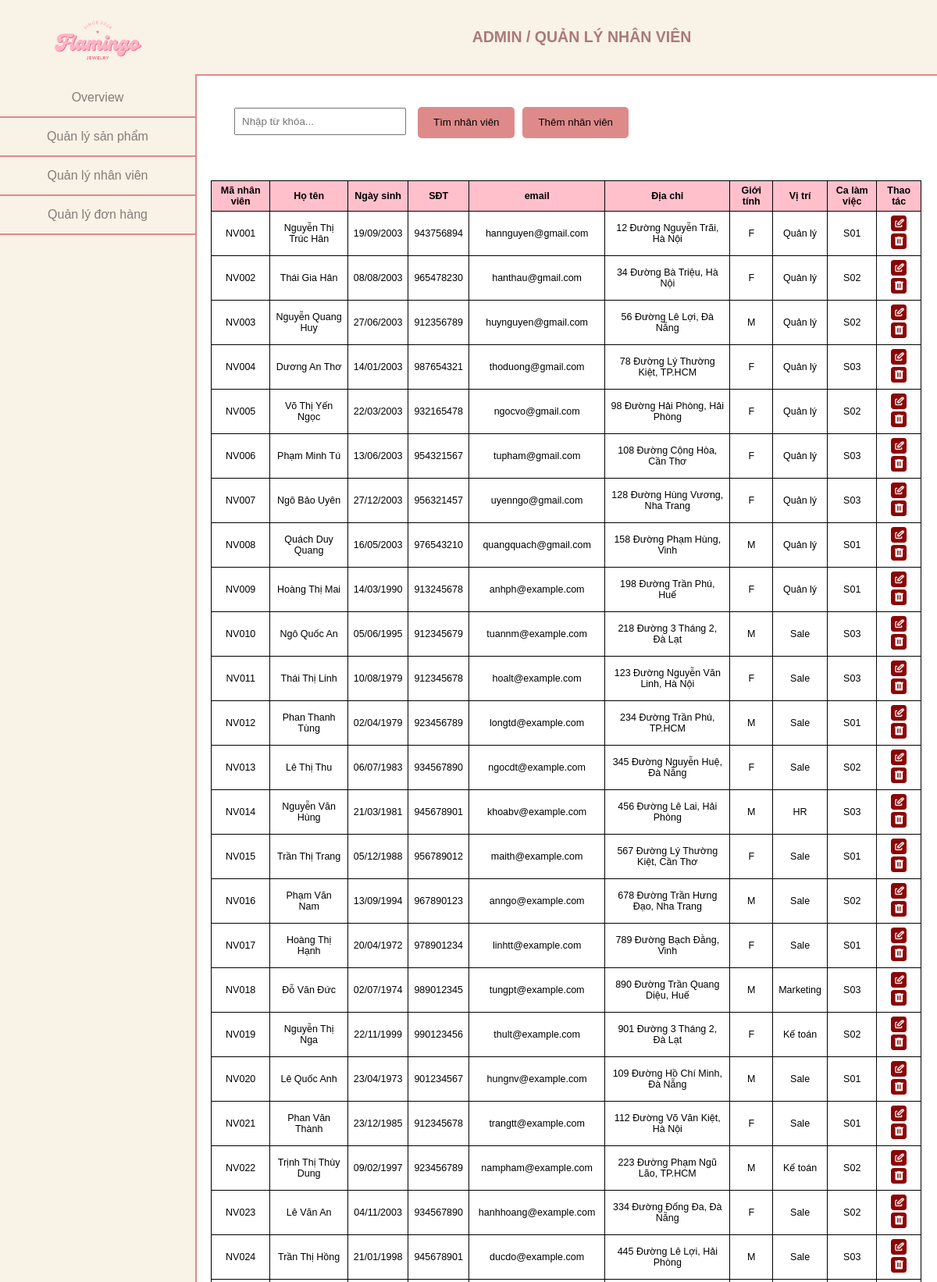
The page /Admin/QLNV.php (upper part) on the database its author committed.
### tables this page shows
CREATE TABLE `Employee` (
  `employeeID` varchar(10) NOT NULL,
  `name` varchar(100) DEFAULT NULL,
  `dateOfBirth` date DEFAULT NULL,
  `phoneNum` varchar(20) DEFAULT NULL,
  `email` varchar(30) DEFAULT NULL,
  `address` varchar(100) DEFAULT NULL,
  `gender` enum('M','F') DEFAULT NULL,
  `position` varchar(20) DEFAULT NULL,
  `shiftTime` varchar(3) DEFAULT NULL
);

### Admin/db_module.php (called while the page is built, shortened)
<?php
    function chayTruyVanTraVeDL($link, $q){
        $result = mysqli_query($link,$q);
        return $result;
    }

### Admin/NhanVien.php (the view, shortened to what this page needs)
<head>
    <link rel="stylesheet" type="text/css" href="form.css" />
</head>
<body>
    <div id="content">
        <div id="toolbar">
            <div id="search">
            <input type="text" id="searchInput" placeholder="Nhập từ khóa...">
            <button onclick="Search()">Tìm nhân viên</button>
            <button onclick="window.location.href='?opt=add_NV'">
                <p class="add-nv-text">Thêm nhân viên</p>
            </button>
            </div>
        </div>
        <?php
        require_once ("db_module.php");
        function view_NV()
        {
            $link = null;
            $sql = "SELECT employeeID, name, DATE_FORMAT(dateOfBirth, '%d/%m/%Y') as formattedDateOfBirth, phoneNum, email, address, gender, position, shiftTime FROM employee WHERE 1";
            $result = chayTruyVanTraVeDL($link, $sql);
            echo "<table width='100%' cellspacing='5' cellpadding='5' border='1' style='margin-bottom: 3%;margin-top: 2%' >";
            echo "<tr class='pink-row'>";
            echo "<th>Mã nhân viên</th>";
            echo "<th>Họ tên</th>";
            echo "<th>Ngày sinh</th>";
            echo "<th>SĐT</th>";
            echo "<th>email</th>";
            echo "<th>Địa chỉ</th>";
            echo "<th>Giới tính</th>";
            echo "<th>Vị trí</th>";
            echo "<th>Ca làm việc</th>";
            echo "<th>Thao tác</th>";
            echo "</tr>";
            while ($row = mysqli_fetch_assoc($result)) {
                echo "<tr>";
                echo "<td>" . $row["employeeID"] . "</td>";
                echo "<td>" . $row["name"] . "</td>";
                echo "<td>" . $row["formattedDateOfBirth"] . "</td>";
                echo "<td>" . $row["phoneNum"] . "</td>";
                echo "<td>" . $row["email"] . "</td>";
                echo "<td>" . $row["address"] . "</td>";
                echo "<td>" . $row["gender"] . "</td>";
                echo "<td>" . $row["position"] . "</td>";
                echo "<td>" . $row["shiftTime"] . "</td>";
                echo "<td><a href='?opt=edit_NV&employeeID=" . $row["employeeID"] . "'><img src='Picture/Group 17.png' alt='Sửa' style='width: 20px; height: 20px;'></a> <a href='?opt=del_NV&employeeID=" . $row["employeeID"] . "' onclick='return confirmDel()'><img src='Picture/Group 18.png' alt='Xóa' style='width: 20px; height: 20px;'></a></td>";
                echo "</tr>";
            }
            echo "</table>";
        }
            ?>
                    <?php
        if (isset($_GET["opt"])) {
            $_opt = $_GET["opt"];
        } else {
            $_opt = "";
        }
        switch ($_opt) {
            default:
                view_NV();
        }
        ?>
    </div>
</body>

### Admin/Khung.css (style rules this page uses)
body { margin: 0; padding: 0; font-family: 'Barlow', sans-serif; }
a { text-decoration: none; color: inherit; }
#content { margin-left: 250px; padding: 20px; font-family: 'Barlow', sans-serif; }

### Admin/QLNV.php (style rules this page uses)
table { width: 100%; border-collapse: collapse; margin-top: -10px; }
th, td { border: 1px solid black; text-align: center; padding: 5px 7px; font-size: 12.5px; font-family: 'Barlow', sans-serif; }
input[type="text"] { padding: 8px; margin-bottom: 10px; width: 200px; }
button { font-family: 'Barlow', sans-serif; padding: 6px 10px; background-color: #DF8A8A; border: none; cursor: pointer; border-radius: 7px; margin-right: 5px; }
#search { display: block; justify-content: center; align-items: center; padding: 20px; margin-top: 50px; text-align: center; margin-top: 60px; }
input[type="text"] { margin-right: 10px; margin-top: 8px; }
html, body { height: 100%; margin: 0; padding: 0; position: relative; }
.pink-row th { background-color: #FFC0CB; }

### Admin/NhanVien.php (style rules this page uses)
table { width: 100%; border-collapse: collapse; }
#toolbar { display: flex; justify-content: space-between; align-items: center; padding: 10px; margin: 2% 0; flex-wrap: wrap; margin-top: 20px; }
.pink-row th { background-color: #FFC0CB; }
th, td { border: 1px solid black; text-align: center; padding: 5px 7px; font-size: 12.5px; font-family: 'Barlow', sans-serif; }
input[type="text"] { padding: 8px; margin-bottom: 10px; width: 200px; }
button, .add-nv-container { height: 40px; display: flex; align-items: center; justify-content: center; padding: 0 20px; margin: 5px; }
button { cursor: pointer; border-radius: 5px; border: none; background-color: #DF8A8A; color: black; }
#search { display: flex; justify-content: center; align-items: center; padding: 20px; margin-top: 50px; text-align: center; margin-top: 60px; }

### rows shown on the page
employee: employeeID "NV001", name "Nguyễn Thị Trúc Hân", formattedDateOfBirth "19/09/2003", phoneNum "943756894", email "hannguyen@gmail.com", address "12 Đường Nguyễn Trãi, Hà Nội", gender "F", position "Quản lý", shiftTime "S01"
employee: employeeID "NV002", name "Thái Gia Hân", formattedDateOfBirth "08/08/2003", phoneNum "965478230", email "hanthau@gmail.com", address "34 Đường Bà Triệu, Hà Nội", gender "F", position "Quản lý", shiftTime "S02"
employee: employeeID "NV003", name "Nguyễn Quang Huy", formattedDateOfBirth "27/06/2003", phoneNum "912356789", email "huynguyen@gmail.com", address "56 Đường Lê Lợi, Đà Nẵng", gender "M", position "Quản lý", shiftTime "S02"
employee: employeeID "NV004", name "Dương An Thơ", formattedDateOfBirth "14/01/2003", phoneNum "987654321", email "thoduong@gmail.com", address "78 Đường Lý Thường Kiệt, TP.HCM", gender "F", position "Quản lý", shiftTime "S03"
employee: employeeID "NV005", name "Võ Thị Yến Ngọc", formattedDateOfBirth "22/03/2003", phoneNum "932165478", email "ngocvo@gmail.com", address "98 Đường Hải Phòng, Hải Phòng", gender "F", position "Quản lý", shiftTime "S02"
employee: employeeID "NV006", name "Phạm Minh Tú", formattedDateOfBirth "13/06/2003", phoneNum "954321567", email "tupham@gmail.com", address "108 Đường Cộng Hòa, Cần Thơ", gender "F", position "Quản lý", shiftTime "S03"
employee: employeeID "NV007", name "Ngô Bảo Uyên", formattedDateOfBirth "27/12/2003", phoneNum "956321457", email "uyenngo@gmail.com", address "128 Đường Hùng Vương, Nha Trang", gender "F", position "Quản lý", shiftTime "S03"
employee: employeeID "NV008", name "Quách Duy Quang", formattedDateOfBirth "16/05/2003", phoneNum "976543210", email "quangquach@gmail.com", address "158 Đường Phạm Hùng, Vinh", gender "M", position "Quản lý", shiftTime "S01"
employee: employeeID "NV009", name "Hoàng Thị Mai", formattedDateOfBirth "14/03/1990", phoneNum "913245678", email "anhph@example.com", address "198 Đường Trần Phú, Huế", gender "F", position "Quản lý", shiftTime "S01"
employee: employeeID "NV010", name "Ngô Quốc An", formattedDateOfBirth "05/06/1995", phoneNum "912345679", email "tuannm@example.com", address "218 Đường 3 Tháng 2, Đà Lạt", gender "M", position "Sale", shiftTime "S03"
employee: employeeID "NV011", name "Thái Thị Linh", formattedDateOfBirth "10/08/1979", phoneNum "912345678", email "hoalt@example.com", address "123 Đường Nguyễn Văn Linh, Hà Nội", gender "F", position "Sale", shiftTime "S03"
employee: employeeID "NV012", name "Phan Thanh Tùng", formattedDateOfBirth "02/04/1979", phoneNum "923456789", email "longtd@example.com", address "234 Đường Trần Phú, TP.HCM", gender "M", position "Sale", shiftTime "S01"
employee: employeeID "NV013", name "Lê Thị Thu", formattedDateOfBirth "06/07/1983", phoneNum "934567890", email "ngocdt@example.com", address "345 Đường Nguyễn Huệ, Đà Nẵng", gender "F", position "Sale", shiftTime "S02"
employee: employeeID "NV014", name "Nguyễn Văn Hùng", formattedDateOfBirth "21/03/1981", phoneNum "945678901", email "khoabv@example.com", address "456 Đường Lê Lai, Hải Phòng", gender "M", position "HR", shiftTime "S03"
employee: employeeID "NV015", name "Trần Thị Trang", formattedDateOfBirth "05/12/1988", phoneNum "956789012", email "maith@example.com", address "567 Đường Lý Thường Kiệt, Cần Thơ", gender "F", position "Sale", shiftTime "S01"
employee: employeeID "NV016", name "Phạm Văn Nam", formattedDateOfBirth "13/09/1994", phoneNum "967890123", email "anngo@example.com", address "678 Đường Trần Hưng Đạo, Nha Trang", gender "M", position "Sale", shiftTime "S02"
employee: employeeID "NV017", name "Hoàng Thị Hạnh", formattedDateOfBirth "20/04/1972", phoneNum "978901234", email "linhtt@example.com", address "789 Đường Bạch Đằng, Vinh", gender "F", position "Sale", shiftTime "S01"
employee: employeeID "NV018", name "Đỗ Văn Đức", formattedDateOfBirth "02/07/1974", phoneNum "989012345", email "tungpt@example.com", address "890 Đường Trần Quang Diệu, Huế", gender "M", position "Marketing", shiftTime "S03"
employee: employeeID "NV019", name "Nguyễn Thị Nga", formattedDateOfBirth "22/11/1999", phoneNum "990123456", email "thult@example.com", address "901 Đường 3 Tháng 2, Đà Lạt", gender "F", position "Kế toán", shiftTime "S02"
employee: employeeID "NV020", name "Lê Quốc Anh", formattedDateOfBirth "23/04/1973", phoneNum "901234567", email "hungnv@example.com", address "109 Đường Hồ Chí Minh, Đà Nẵng", gender "M", position "Sale", shiftTime "S01"
employee: employeeID "NV021", name "Phan Văn Thành", formattedDateOfBirth "23/12/1985", phoneNum "912345678", email "trangtt@example.com", address "112 Đường Võ Văn Kiệt, Hà Nội", gender "F", position "Sale", shiftTime "S01"
employee: employeeID "NV022", name "Trịnh Thị Thùy Dung", formattedDateOfBirth "09/02/1997", phoneNum "923456789", email "nampham@example.com", address "223 Đường Phạm Ngũ Lão, TP.HCM", gender "M", position "Kế toán", shiftTime "S02"
employee: employeeID "NV023", name "Lê Văn An", formattedDateOfBirth "04/11/2003", phoneNum "934567890", email "hanhhoang@example.com", address "334 Đường Đống Đa, Đà Nẵng", gender "F", position "Sale", shiftTime "S02"
employee: employeeID "NV024", name "Trần Thị Hồng", formattedDateOfBirth "21/01/1998", phoneNum "945678901", email "ducdo@example.com", address "445 Đường Lê Lợi, Hải Phòng", gender "M", position "Sale", shiftTime "S03"
